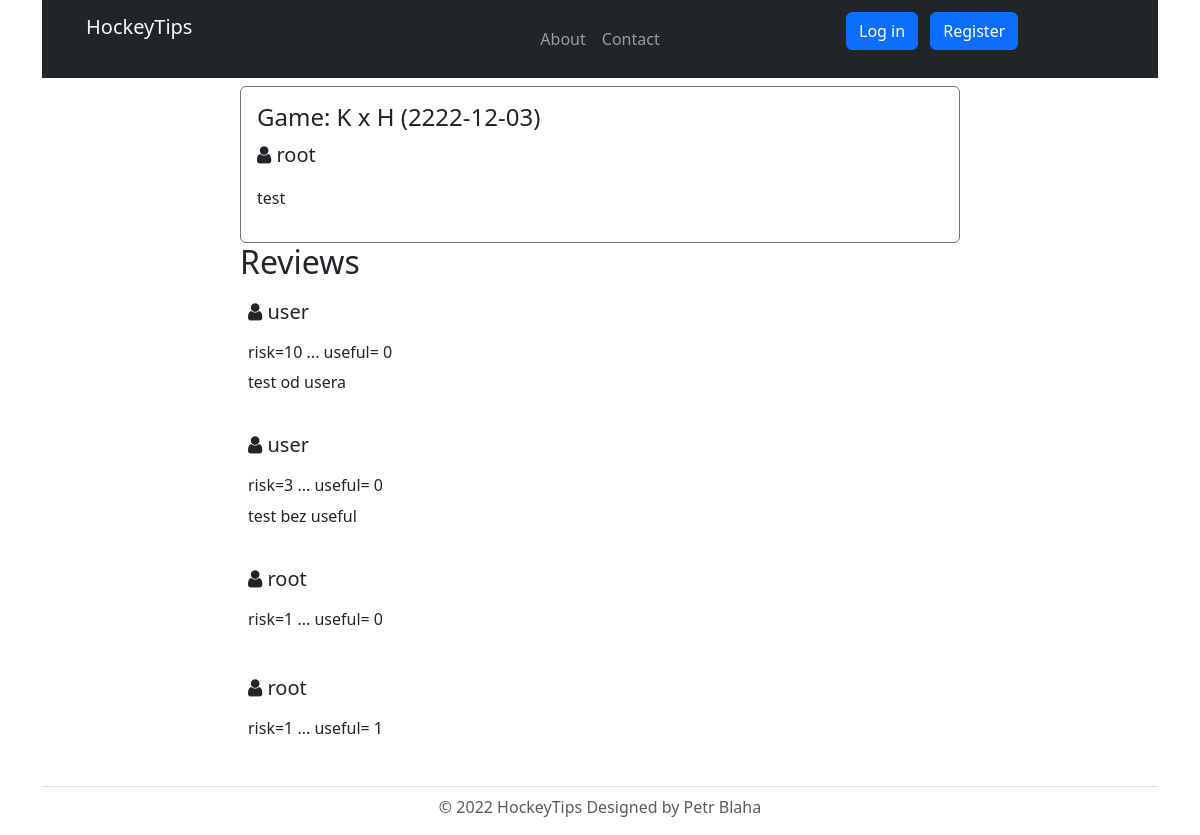
/index.php?page=gamedetail&id=6, run on the app's committed database.
### tables this page shows
CREATE TABLE `games` (
  `id` bigint unsigned NOT NULL AUTO_INCREMENT,
  `home` varchar(50) NOT NULL,
  `away` varchar(50) NOT NULL,
  `date` date NOT NULL,
  `time` time DEFAULT NULL,
  `author` int NOT NULL,
  `published` datetime DEFAULT NULL,
  `text` text NOT NULL,
  `approved` tinyint(1) NOT NULL DEFAULT '0',
  `soubor` varchar(255) NOT NULL,
  UNIQUE KEY `id` (`id`)
);

CREATE TABLE `users` (
  `id` bigint unsigned NOT NULL AUTO_INCREMENT,
  `username` varchar(50) NOT NULL,
  `password` varchar(255) NOT NULL,
  `mail` varchar(255) NOT NULL,
  `group_id` int NOT NULL DEFAULT '3',
  `active` tinyint(1) NOT NULL DEFAULT '1',
  UNIQUE KEY `id` (`id`)
);

CREATE TABLE `reviews` (
  `id` bigint unsigned NOT NULL AUTO_INCREMENT,
  `user_id` int NOT NULL,
  `risk` int NOT NULL,
  `useful` tinyint(1) NOT NULL,
  `text` text NOT NULL,
  `game_id` int NOT NULL,
  UNIQUE KEY `id` (`id`)
);

### views/View.php (called while the page is built, shortened)
<?php
class View{
    protected $dataFetch;
    public function getView($page){
        $dataFetch = $this->dataFetch;
        require(VIEWS."header.php");
        require(VIEWS.$page.".php");
        require(VIEWS."footer.php");
    }
    public function setData($key, $data){
        $this->dataFetch[$key] = $data;
    }
}
?>

### controllers/GameController.php (called while the page is built, shortened)
<?php
require_once(CONTROLLERS."Controller.php");
class GameController extends Controller{
    public function showDetail($pageView,$id):string{
        $this->view->setData('game',$this->model->getGame($id));
        $this->view->setData('reviews',$this->model->getReviewsByGame($id));
        $this->view->getView($pageView);
        return ob_get_clean();
    }
}
?>

### index.php (called while the page is built, shortened)
<?php
    require_once("app.inc");
    $app = new app();
    $app->start();
?>

### models/DatabaseModel.php (called while the page is built, shortened)
<?php
class DatabaseModel{
    public function __construct(){
        try {
            $this->pdo = new PDO("mysql:host=".DB_HOST.";dbname=".DB_NAME, DB_USER, DB_PASS);
        } catch(PDOException $e){
            echo "Error: ".$e->getMessage()."<br>";
            die();
        }
    }
}
?>

### models/GameModel.php (called while the page is built, shortened)
<?php
require_once(MODELS."DatabaseModel.php");
class GameModel extends DatabaseModel{
    public function getGame($id):array{
        $sql = "SELECT games.*, users.username FROM games
                INNER JOIN users ON games.author = users.id WHERE games.id = '" .$id."'";
        $query = $this->pdo->prepare($sql);
        $query->execute();
        $res = $query->fetchAll();
        return $res;
    }
    public function getReviewsByGame($id):array{
        $sql = "SELECT reviews.*, users.username FROM reviews INNER JOIN games ON reviews.game_id = games.id
                INNER JOIN users ON reviews.user_id = users.id WHERE games.id = '" .$id."'";
        $query = $this->pdo->prepare($sql);
        $query->execute();
        $res = $query->fetchAll();
        return $res;
    }
}
?>

### controllers/Controller.php (called while the page is built, shortened)
<?php
class Controller{
    public function __construct($model){
        $this->model=new $model;
        require_once(VIEWS."View.php");
        $this->view=new View();
    }
}
?>

### views/gamedetail.php (the view, shortened to what this page needs)
<?php
global $dataFetch;
?>
<div class="container">
    <div class="container col-8">
        <?php
        if(isset($dataFetch['game'])){
            foreach ($dataFetch['game'] as $res){
                ?>
                <div class="container border border-secondary rounded p-3 mt-2">
                    <div class="row">
                        <div class="col-sm-8">
                            <h4>Game: <?= $res['home'] . " x " . $res['away'] ." (".$res['date'].") " ?></h4>
                            <p class="lead"><i class="fa fa-user"></i> <?= $res['username'] ?></p>
                        </div>
                    </div>
                    <div>
                        <p><?= $res['text'] ?></p>
                    </div>
                </div>
            <?php
            }
        }
        ?>
        <h2>Reviews</h2>
                <?php
            if(isset($dataFetch['reviews'])){
            foreach ($dataFetch['reviews'] as $res) {
                ?>
                <div class="container p-2 mt-1">
                    <div class="row">
                        <div class="col-sm-8">
                            <p class="lead"><i class="fa fa-user"></i> <?= $res['username'] ?></p>
                            <h6><?= "risk=" . $res['risk'] . " ... useful= " . $res['useful'] ." " ?></h6>
                        </div>
                    </div>
                    <div>
                        <p><?= $res['text'] ?></p>
                    </div>
                </div>
                <?php
            }
        }
        ?>
    </div>
</div>

### data on the page
games: home "K", away "H", date "2222-12-03", users.username "root", text "test"
reviews: user.username "user", risk "10", useful "0", text "test od usera"
reviews: user.username "user", risk "3", useful "0", text "test bez useful"
reviews: user.username "root", risk "1", useful "0"
reviews: user.username "root", risk "1", useful "1"
